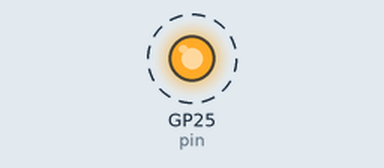
This program was run on a simulated Raspberry Pi Pico running MicroPython. On the bench: output pins drawn as LEDs (lit = HIGH). Dashed ring = blinking. What the program prints to the serial console is not drawn.

Above: at 0.5 s.
Timing chart, 0 to 4.6 s (numbered marks = the images above):
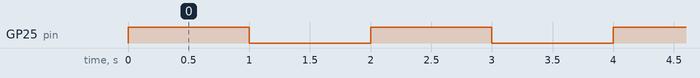

Measured:
- by itself, GP25 (pin): alternates HIGH for 1.0 s and LOW for 1.0 s

The program:

main.py
```python
from machine import Pin
from utime import sleep

pin = Pin("LED", Pin.OUT)

print("LED starts flashing...")
while True:
    pin.toggle()
    sleep(1)  # sleep 1sec
```
